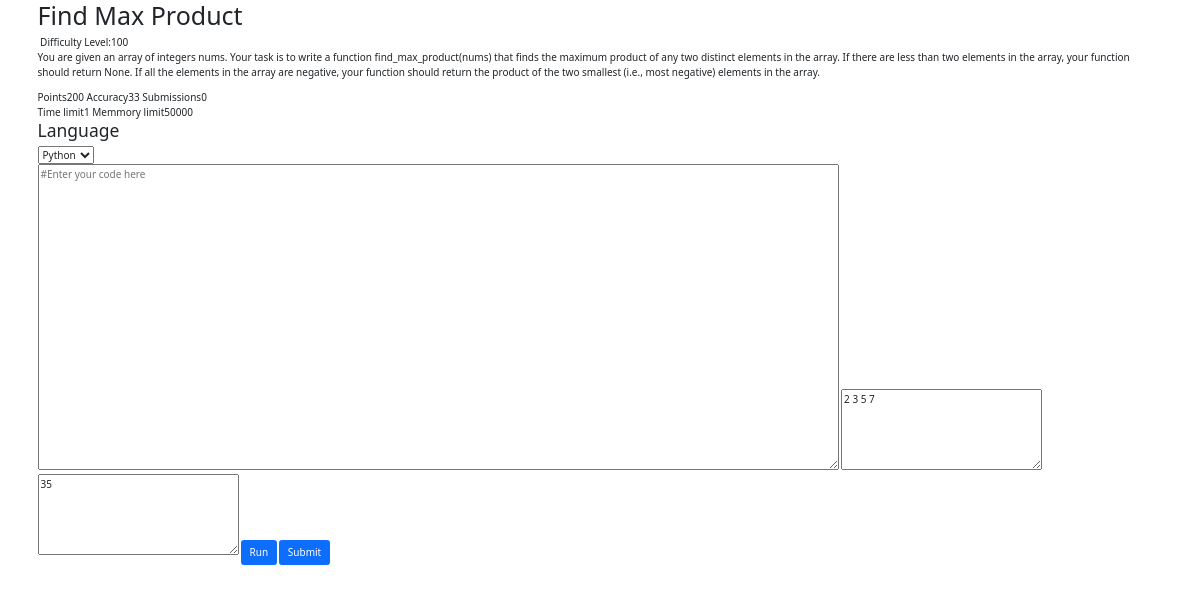
Screenshot of /question/2 (signed in) with the database file from the repository.
### app1/models.py (models this page shows)
class Question(models.Model):
    q_id = models.IntegerField(primary_key=True)
    q_title = models.CharField(max_length=40)
    q_descrp =models.TextField()
    q_ip_formate = models.TextField(null=True,blank=True)
    q_op_formate = models.TextField(null=True,blank=True)
    q_const = models.TextField(null=True,blank=True)
    q_sip = models.TextField(null=True,blank=True)
    q_sop = models.TextField(null=True,blank=True)
    q_diff_level = models.CharField( max_length=50)
    q_point = models.IntegerField(default=0)
    q_aqrcy = models.IntegerField(default=0)
    q_subns = models.IntegerField(default=0)
    q_time_limit = models.IntegerField(null=True,default=1)
    q_memory_limit = models.IntegerField(null=True,default=50000)
    def __str__(self):
        return f"{self.q_id}"

### app1/views.py (the view)
# urls.py: path('question/', views.questions, name='questions'),
@login_required(login_url='login')
def question(request,id):
    context={}
    question = Question.objects.get(q_id=id)
    print("question",question)
    user = User.objects.get(username=request.user)
    player = Player.objects.get(user=user)
    team = Team.objects.get(user__username=request.user)
    print("team ",team)
    context["question"]=question
    context["player"]=player
    context["team"]=team
    try:
        submission = Submission.objects.filter(player=user,q_id=question,q_status="AC").last()
        context["user_code"]=submission.s_code
    except:
        try:
            submission = Submission.objects.filter(player=user,q_id=question).last()
            context["user_code"]=submission.s_code
        except:
            context["user_code"]=""
    try:
        if submission.s_language == "cpp":
            context["code_lang_cpp"]="cpp"
        if submission.s_language == "c":
            context["code_lang_c"]="c"
    except:
        pass
    return render(request,"app1/question.html",context)

### app1/models.py (called while the page is built)
    def __str__(self) -> str:
        return f"{self.id}"

### app1/templates/app1/question.html (shortened to what this page needs)
{% extends 'app1/base.html' %}
{% load static %}
{% block "codeblock" %}
<div class="container">
<div class="box">
    <div class="questiontitle">
        <h1>{{question.q_title}}</h1>&nbsp;<span><span>Difficulty Level:</span>{{question.q_diff_level}}</span>
    </div>
    <div class="questiondes">
        {{question.q_descrp}}
    </div>
    <div class="other1">
        <span>Points</span>{{question.q_point}}
        <span>Accuracy</span>{{question.q_aqrcy}}
        <span>Submissions</span>{{question.q_subns}}
    </div>
    <div class="other2">
        <span>Time limit</span>{{question.q_time_limit}}
        <span>Memmory limit</span>{{question.q_memory_limit}}
    </div>
</div>
<div class="testip">
    <form action="" method="POST" id="code_form">
        <div>
            <h3>Language</h3>
            <select name="language" id="code_lang">
                <option value="python" selected>Python</option>
            </select>
        </div>
        <textarea name="user_code" id="user_code" cols="130" rows="20" placeholder="#Enter your code here">{{user_code}}</textarea>
        <textarea name="test_ip" id="testip" cols="30" rows="5" placeholder="Input">{{question.q_sip}}</textarea>
        <textarea name="test_op" id="testop" cols="30" rows="5" placeholder="Output">{{question.q_sop}}</textarea>
        <input type="button" value="Run" id="run_code" class="btn btn-primary" >
        <input type="button" value="Submit" id="submit_code" class="btn btn-primary" >
    </form>
</div>
</div>
{% endblock "codeblock" %}

### rows the page displays
Question: q_title "Find Max Product", q_diff_level "100", q_descrp "You are given an array of integers nums. Your task is to write a function find_max_product(nums) that finds the maximum product of any two distinct elements in the array. If there are less than two elements in the array, your function should return None. If all the elements in the array are negative, your function should return the product of the two smallest (i.e., most negative) elements in the array.", q_point "200", q_aqrcy "33", q_subns "0", q_time_limit "1", q_memory_limit "50000", test_ip "2 3 5 7", test_op "35"
